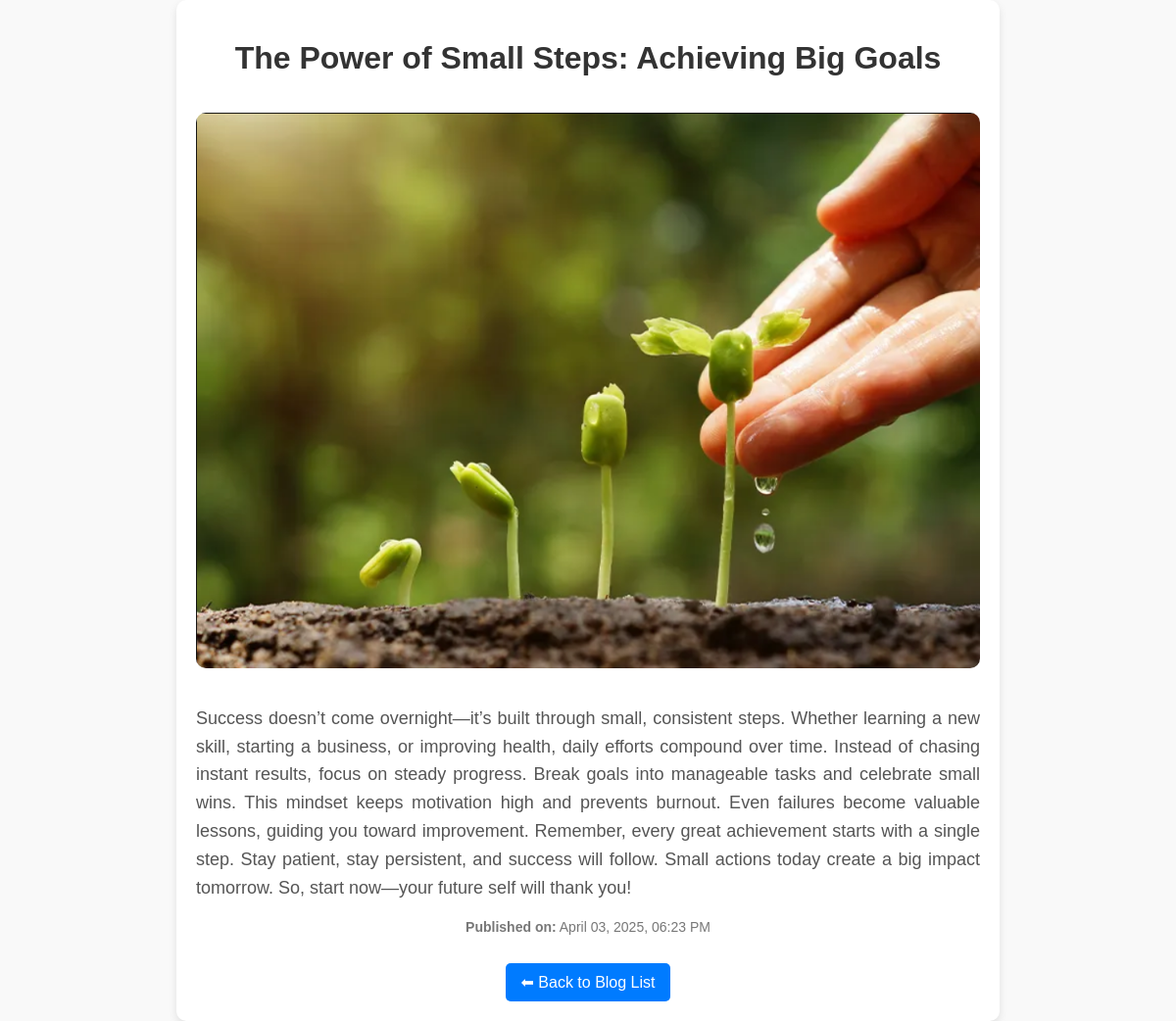
The page /blogverse/blog/23/ on the database its author committed.
### blogverse/models.py (models this page shows, shortened)
class BlogPost(models.Model):
    user = models.ForeignKey(User, on_delete=models.CASCADE)
    title = models.CharField(max_length=200)
    image = models.ImageField(upload_to='blog_images/', blank=True, null=True)
    content = models.TextField()
    created_at = models.DateTimeField(auto_now_add=True)

### blogverse/views.py (the view)
# urls.py: path('blog/<int:post_id>/', views.blog_detail, name='blog_detail'),  # View a single blog post
def blog_detail(request, post_id):
    post = get_object_or_404(BlogPost, id=post_id)
    return render(request, 'blog_detail.html', {'post': post})

### blogverse/templates/blog_detail.html (shortened to what this page needs)
<!DOCTYPE html>
<html lang="en">
<head>
    {% load static %}
</head>
<body>
    {% block content %}
        <div class="blog-container">
            <h1>{{ post.title }}</h1>
            {% if post.image %}
                <img src="{{ post.image.url }}" alt="No Image" class="blog-image">
            {% endif %}
            <p class="blog-content">{{ post.content }}</p>
            <p class="published-date"><strong>Published on:</strong> {{ post.created_at|date:"F d, Y, h:i A" }}</p>
            <a href="{% url 'blog_list' %}" class="back-link">⬅ Back to Blog List</a>
        </div>
    {% endblock %}
</body>
</html>

### blogverse/templates/blog_detail.html (style rules this page uses)
body { font-family: Arial, sans-serif; background-color: #f9f9f9; margin: 0; padding: 0; display: flex; justify-content: center; align-items: center; min-height: 100vh; }
.blog-container { background: #fff; max-width: 800px; padding: 20px; border-radius: 10px; box-shadow: 0px 4px 8px rgba(0, 0, 0, 0.1); text-align: center; }
h1 { color: #333; }
.blog-image { width: 100%; height: auto; border-radius: 10px; margin: 15px 0; }
.blog-content { font-size: 18px; line-height: 1.6; color: #555; text-align: justify; }
.published-date { color: #777; font-size: 14px; margin-top: 10px; }
.back-link { display: inline-block; margin-top: 15px; padding: 10px 15px; background: #007bff; color: white; text-decoration: none; border-radius: 5px; transition: 0.3s; }

### rows shown on the page
BlogPost: title "The Power of Small Steps: Achieving Big Goals", image (picture), content "Success doesn’t come overnight—it’s built through small, consistent steps. Whether learning a new skill, starting a business, or improving health, daily efforts compound over time. Instead of chasing instant results, focus on steady progress. Break goals into manageable tasks and celebrate small wins. This mindset keeps motivation high and prevents burnout. Even failures become valuable lessons, guiding you toward improvement. Remember, every great achievement starts with a single step. Stay patient, stay persistent, and success will follow. Small actions today create a big impact tomorrow. So, start now—your future self will thank you!", created_at "April 03, 2025, 06:23 PM"
